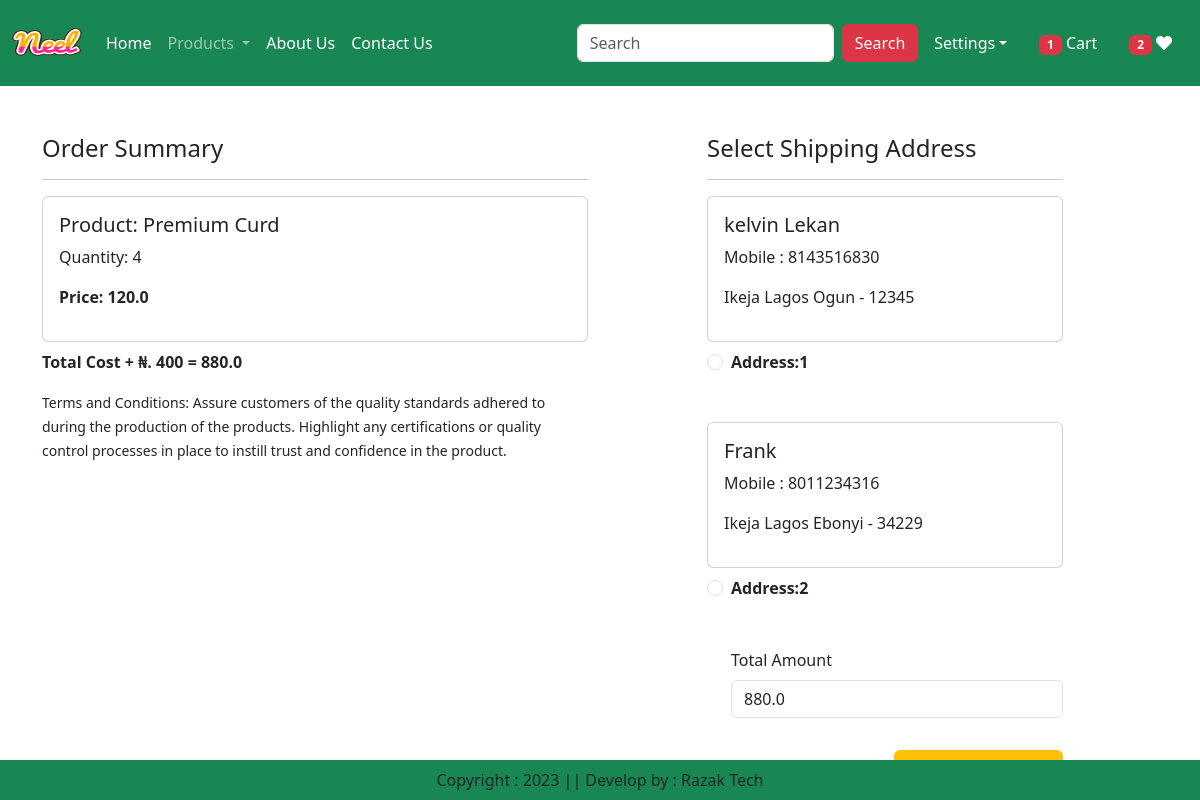
/checkout/ (signed in), run on an earlier commit of the app's database.
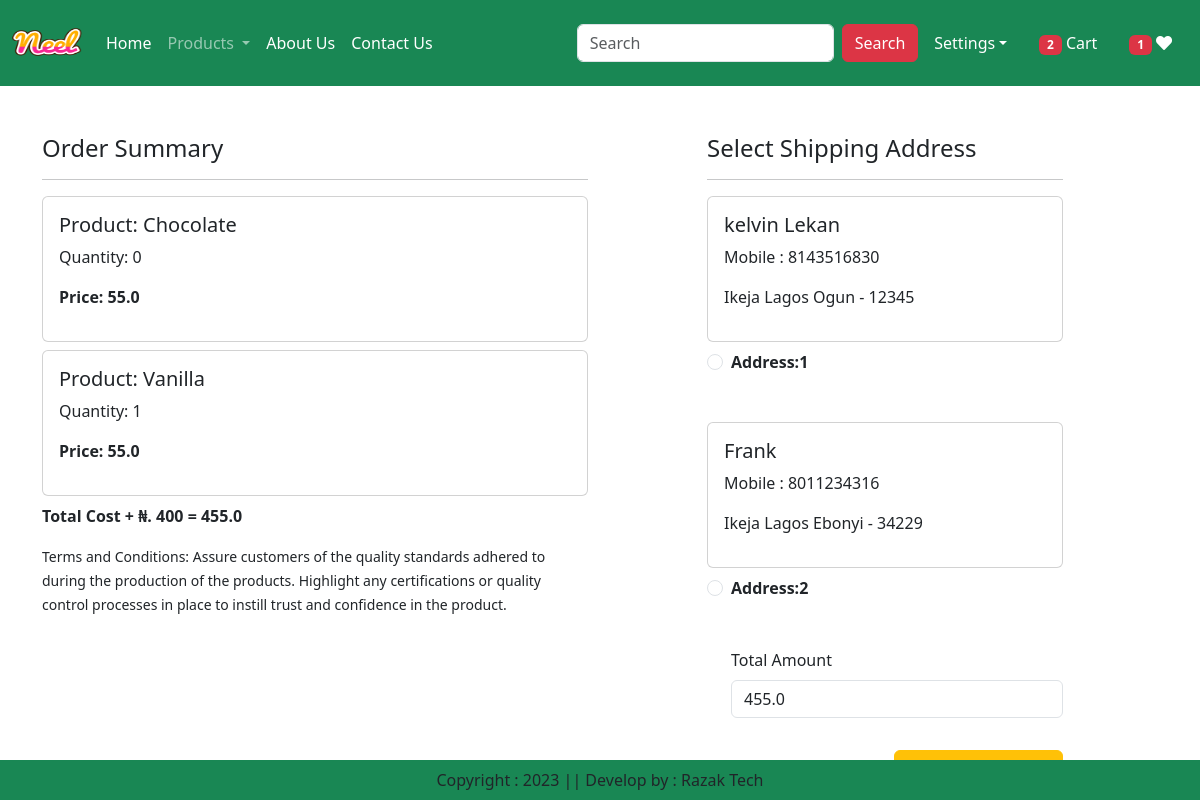
And on a later commit of the database.
### app/models.py (models this page shows, shortened)
class Cart(models.Model):
    user = models.ForeignKey(User, on_delete=models.CASCADE)
    product = models.ForeignKey(Product, on_delete=models.CASCADE)
    quantity = models.PositiveIntegerField(default=1)

class Product(models.Model):
    title = models.CharField(max_length=100)
    selling_price = models.FloatField()
    discounted_price = models.FloatField()
    description = models.TextField()
    composition = models.TextField(default="")
    prodapp = models.TextField(default="")
    category = models.CharField(choices=CATEGORY_CHOICES, max_length=2)
    product_image = models.ImageField(upload_to="product")

class Customer(models.Model):
    user = models.ForeignKey(User, on_delete=models.CASCADE)
    name = models.CharField(max_length=200)
    locality = models.CharField(max_length=200)
    city = models.CharField(max_length=50)
    mobile = models.BigIntegerField(default=0)
    zipcode = models.BigIntegerField()
    state = models.CharField(choices=STATE_CHOICES, max_length=100)

### app/views.py (the view, shortened to what this page needs)
# urls.py: path('checkout/', views.Checkout.as_view(), name='checkout'),
@method_decorator(login_required, name="dispatch")
class Checkout(View):
    def get(self, request):
        totalitem = 0
        wishitem = 0
        if request.user.is_authenticated:
            totalitem = len(Cart.objects.filter(user=request.user))
            wishitem = len(Wishlist.objects.filter(user=request.user))
        user = request.user
        add = Customer.objects.filter(user=user)
        cart_items = Cart.objects.filter(user=user)
        famount = 0
        for p in cart_items:
            value = p.quantity * p.product.discounted_price
            famount = famount + value
        totalamount = famount + 400
        razoramount = int(totalamount * 100)
        client = razorpay.Client(auth=(settings.RAZOR_KEY_ID, settings.RAZOR_KEY_SECRET))
        data = { "amount": razoramount, "currency": "NGN", "receipt": "order_rcptid_12" }
        payment_response = client.order.create(data=data)
        print(payment_response)
        order_id = payment_response["id"]
        order_status = payment_response["status"]
        return render(request, "app/checkout.html", locals())

### app/templates/app/checkout.html (shortened to what this page needs)
{% extends "app/base.html" %}
{% load static %}
{% block main-content %}
<div class="container">
    <div class="row mt-5">
        <div class="col-sm-6">
            <h4>Order Summary</h4>
            <hr>
            {% for item in cart_items %}
                <div class="card mb-2">
                    <div class="card-body">
                        <h5>Product: {{ item.product.title }}</h5>
                        <p>Quantity: {{ item.quantity }}</p>
                        <p class="fw-bold">Price: {{ item.product.discounted_price }}</p>
                    </div>
                </div>
            {% endfor %}
            <p class="fw-bold">Total Cost + ₦. 400 = {{ totalamount }}</p>
            <small>Terms and Conditions: Assure customers of the quality standards adhered to during the production of the products. Highlight any certifications or quality control processes in place to instill trust and confidence in the product.</small>
        </div>
        <div class="col-sm-4 offset-sm-1">
            <h4>Select Shipping Address</h4>
            <hr>
            <form method="post" id="myform">
                {% for ad in add %}
                <div class="card">
                    <div class="card-body">
                        <h5>{{ ad.name }}</h5>
                        <p>Mobile : {{ ad.mobile }}</p>
                        <p>{{ ad.locality }} {{ ad.city }} {{ ad.state }} - {{ ad.zipcode }}</p>
                    </div>
                </div>
                <div class="form-check mt-2 mb-5">
                    <input class="form-check-input" type="radio" name="custid" id="custadd{{ forloop.counter }}" value="{{ ad.id }}">
                    <label class="form-check-label fw-bold" for="custadd{{ forloop.counter }}">Address:{{ forloop.counter }}</label>
                </div>
                {% endfor %}
                <div class="form-check mb-3">
                    <label for="totalamount" class="form-label">Total Amount</label>
                    <input type="number" class="form-control" name="totalamount" value={{ totalamount }} readonly>
                </div>
                <div class="text-end">
                    <button id="rzp-button1" type="submit" class="btn btn-warning mt-3 px-5 fw-bold">Payment</button>
                </div>
            </form>
        </div>
    </div>
</div>
{% endblock main-content %}

What changed in the data, as far as the page shows it:
removed Cart: product "Premium Curd", quantity "4", product.discounted_price "120.0"
added Cart: product "Chocolate", quantity "0", product.discounted_price "55.0"
added Cart: product "Vanilla", quantity "1", product.discounted_price "55.0"
Also different on the page:
{{ totalitem }}: "1" → "2"
{{ wishitem }}: "2" → "1"
{{ totalamount }}: "880.0" → "455.0"
form field totalamount: "880.0" → "455.0"
